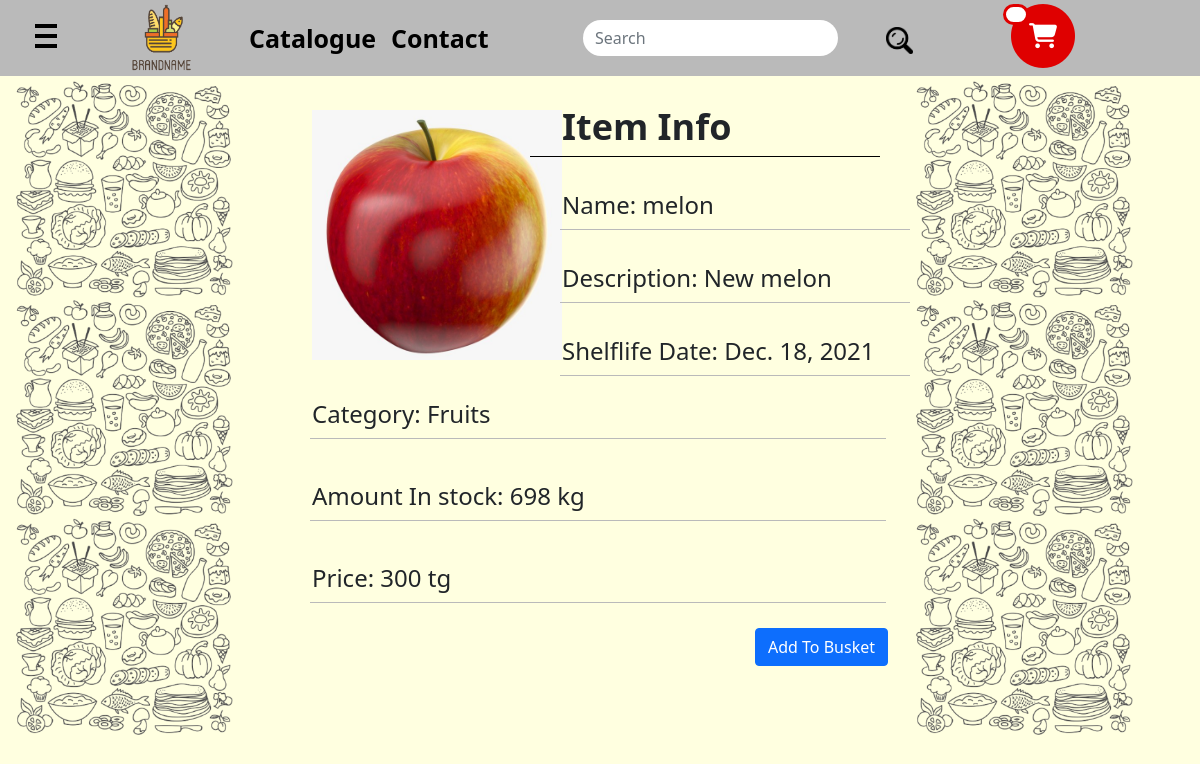
Page /item/5 on the committed database.
### market/models.py (models this page shows, shortened)
class Item(models.Model):
    image = models.ImageField(upload_to="item_image")
    name = models.CharField("item_name", max_length=255)
    description = models.CharField(max_length=500)
    added_date = models.DateTimeField("added_date", default=now)
    shelflife_date = models.DateField("shelflife_date", default=now)
    amount_in_stock = models.IntegerField(name="amount_in_stock", default=0)
    price = models.IntegerField(name="price", default=0)
    measure = models.CharField("measure", max_length=100, blank=True)
    category = models.ForeignKey(Category, on_delete=models.CASCADE)
    class Meta:
        verbose_name = "Item"
        verbose_name_plural = "Items"

class Category(models.Model):
    name = models.CharField("category_name", max_length=100)
    image = models.ImageField(upload_to="category_image", blank=True)
    class Meta:
        verbose_name = "Category"
        verbose_name_plural = "Categories"

### market/views.py (the view)
# urls.py: path('item/<item_id>', views.item_info, name='item_info'),
def item_info(request, item_id):
    return render(request, 'market/item_page.html', {'item': Item.objects.get(id=item_id)})

### market/templates/market/item_page.html (shortened to what this page needs)
{% extends 'market/base.html' %}
{% load static %}
{% block content %}
    <div class="row">
        <div class="col-3">
            <img style="padding: 0px; width: 80%; margin-top: 80px" src="{% static 'market/images/side_background.png' %}">
        </div>
        <div class="col-6">
            <div class="row">
                <div class="col-5">
                    <img class="profile_photo" src="{{item.image.url}}" style="width:250px; height:250px; margin-top: 120px;">
                </div>
                <div class="col-7">
                    <div class="row" style="margin-top: 0">
                        <h3>Item Info</h3>
                    </div>
                    <div class="row" style="margin-top: 0">
                        <div style="height: 1px; width: 500px; background-color: black; margin-left: -20px"></div>
                    </div>
                    <div class="row">
                        <p>Name: <output name="surname">{{item.name}}</output></p>
                    </div>
                    <div class="row">
                        <div style="height: 1px; width: 400px; background-color: #BABABA; margin-left: 10px"></div>
                    </div>
                    <div class="row">
                        <p>Description: <output name="surname">{{item.description}}</output></p>
                    </div>
                    <div class="row">
                        <div style="height: 1px; width: 400px; background-color: #BABABA; margin-left: 10px"></div>
                    </div>
                    <div class="row">
                        <p>Shelflife Date: <output name="surname">{{item.shelflife_date}}</output></p>
                    </div>
                    <div class="row">
                        <div style="height: 1px; width: 400px; background-color: #BABABA; margin-left: 10px"></div>
                    </div>
                </div>
            </div>
            <div class="row">
                <div class="row">
                    <p>Category: <output name="surname">{{item.category.name}}</output></p>
                </div>
                <div class="row">
                    <div style="height: 1px; width: 715px; background-color: #BABABA; margin-left: 10px"></div>
                </div>
                <div class="row">
                    <p>Amount In stock: <output name="surname">{{item.amount_in_stock}} {{item.measure}}</output></p>
                </div>
                <div class="row">
                    <div style="height: 1px; width: 715px; background-color: #BABABA; margin-left: 10px"></div>
                </div>
                <div class="row">
                    <p>Price: <output name="surname">{{item.price}} tg</output></p>
                </div>
                <div class="row">
                    <div style="height: 1px; width: 715px; background-color: #BABABA; margin-left: 10px"></div>
                </div>
            </div>
            <div style="display: flex; justify-content: flex-end">
                <form method="POST" action="{% url 'add_to_basket' item.id %}">
                    <button class="btn btn-primary mt-3" type="submit">Add To Busket</button>
                </form>
            </div>
        </div>
        <div class="col-3">
            <img style="padding: 0px; width: 80%; margin-left: 0; margin-top: 80px" src="{% static 'market/images/side_background.png' %}">
        </div>
    </div>
{% endblock %}

### market/static/market/css/style.css (style rules this page uses)
body { margin: 0; background-color: #FFFFE0; }
.profile_photo { height: 342px; width: 320px; }
.row h3 { margin-top: 115px; font-size: 36px; font-weight: bold; }
.row p { margin-top: 40px; font-size: 24px; }
.col-7 .row { padding-top: 0; margin-top: -10px; }
.col-6 .row { padding-top: 0; margin-top: -10px; }
.btn { outline: none; }

### rows in the picture
Item: image (picture), name "melon", description "New melon", shelflife_date "Dec. 18, 2021", category.name "Fruits", amount_in_stock "698", measure "kg", price "300"
